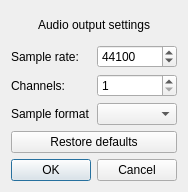
<?xml version="1.0" encoding="UTF-8"?>
<ui version="4.0">
 <class>SetupAudio</class>
 <widget class="QDialog" name="SetupAudio">
  <property name="geometry">
   <rect>
    <x>0</x>
    <y>0</y>
    <width>184</width>
    <height>192</height>
   </rect>
  </property>
  <property name="windowTitle">
   <string>Audio setup</string>
  </property>
  <layout class="QGridLayout" name="gridLayout">
   <item row="2" column="1">
    <widget class="QSpinBox" name="channels">
     <property name="minimum">
      <number>1</number>
     </property>
     <property name="maximum">
      <number>10</number>
     </property>
    </widget>
   </item>
   <item row="2" column="0">
    <widget class="QLabel" name="label_2">
     <property name="text">
      <string>Channels:</string>
     </property>
    </widget>
   </item>
   <item row="3" column="0">
    <widget class="QLabel" name="label_3">
     <property name="text">
      <string>Sample format</string>
     </property>
    </widget>
   </item>
   <item row="0" column="0" colspan="2">
    <widget class="QLabel" name="label_4">
     <property name="text">
      <string>Audio output settings</string>
     </property>
     <property name="alignment">
      <set>Qt::AlignCenter</set>
     </property>
    </widget>
   </item>
   <item row="5" column="0" colspan="2">
    <widget class="QDialogButtonBox" name="confirm">
     <property name="orientation">
      <enum>Qt::Horizontal</enum>
     </property>
     <property name="standardButtons">
      <set>QDialogButtonBox::Cancel|QDialogButtonBox::Ok</set>
     </property>
    </widget>
   </item>
   <item row="1" column="1">
    <widget class="QSpinBox" name="sampleRate">
     <property name="minimum">
      <number>1000</number>
     </property>
     <property name="maximum">
      <number>500000</number>
     </property>
     <property name="value">
      <number>44100</number>
     </property>
    </widget>
   </item>
   <item row="1" column="0">
    <widget class="QLabel" name="label">
     <property name="text">
      <string>Sample rate:</string>
     </property>
    </widget>
   </item>
   <item row="3" column="1">
    <widget class="QComboBox" name="sampleFormat"/>
   </item>
   <item row="4" column="0" colspan="2">
    <widget class="QPushButton" name="restoreDefaults">
     <property name="text">
      <string>Restore defaults</string>
     </property>
    </widget>
   </item>
  </layout>
 </widget>
 <resources/>
 <connections>
  <connection>
   <sender>confirm</sender>
   <signal>rejected()</signal>
   <receiver>SetupAudio</receiver>
   <slot>reject()</slot>
   <hints>
    <hint type="sourcelabel">
     <x>316</x>
     <y>260</y>
    </hint>
    <hint type="destinationlabel">
     <x>286</x>
     <y>274</y>
    </hint>
   </hints>
  </connection>
 </connections>
</ui>
